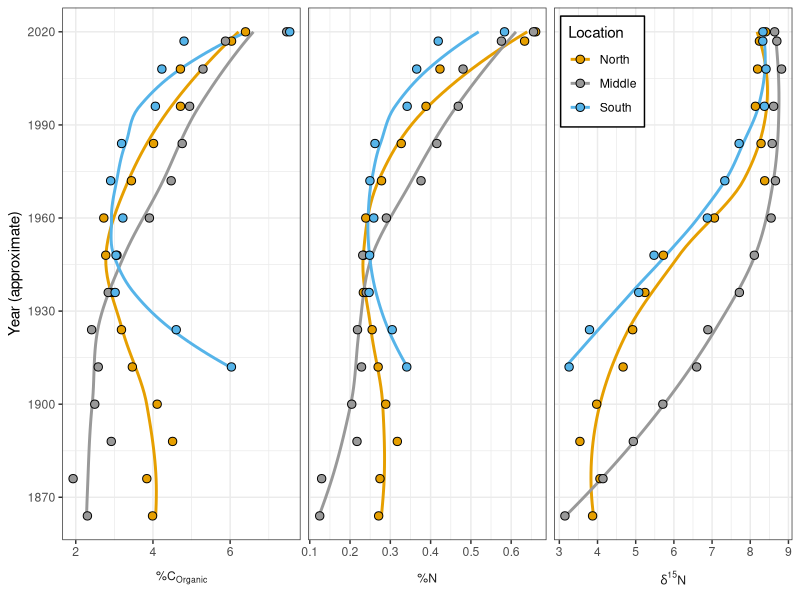
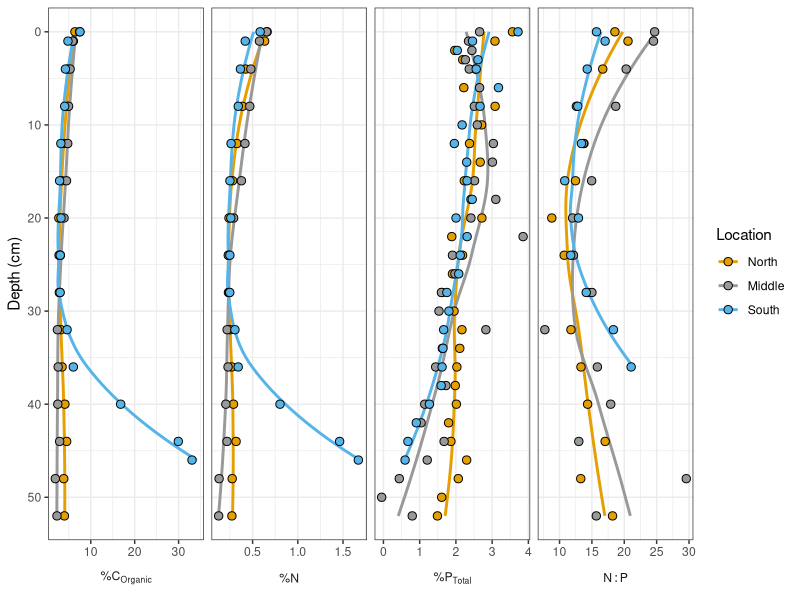
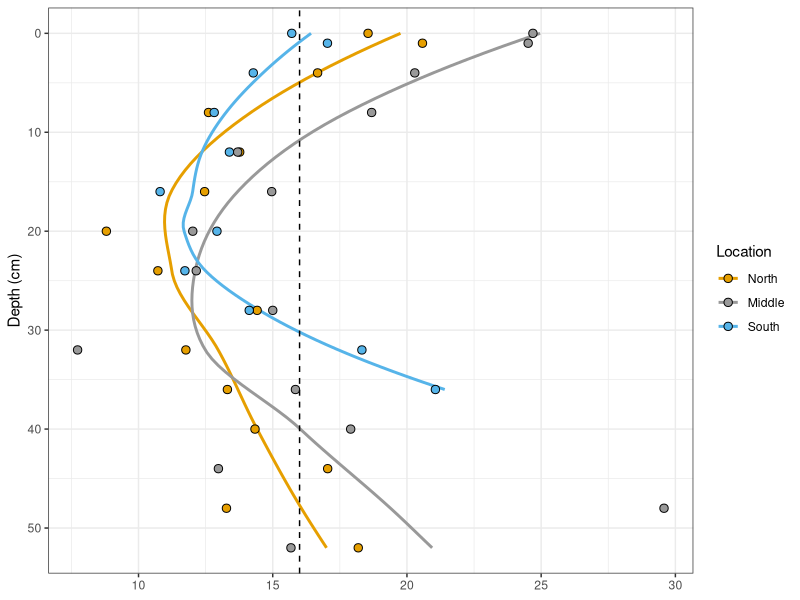
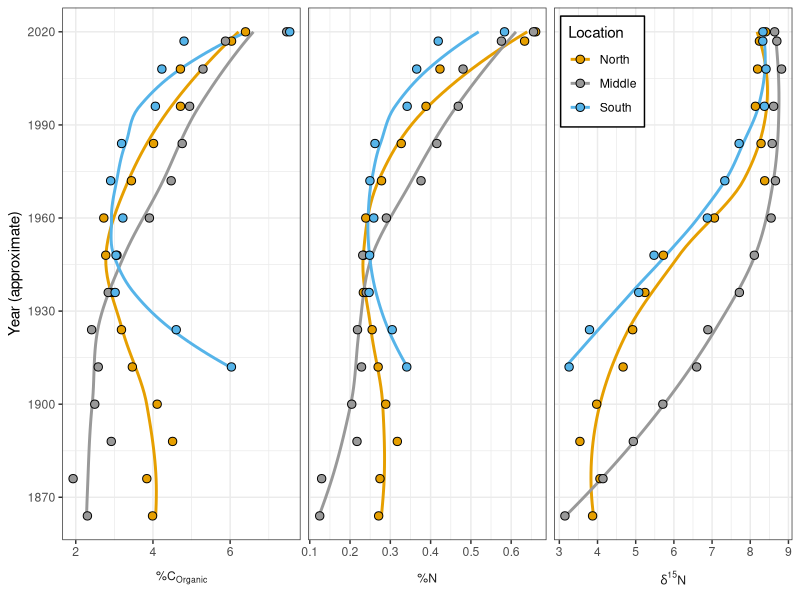
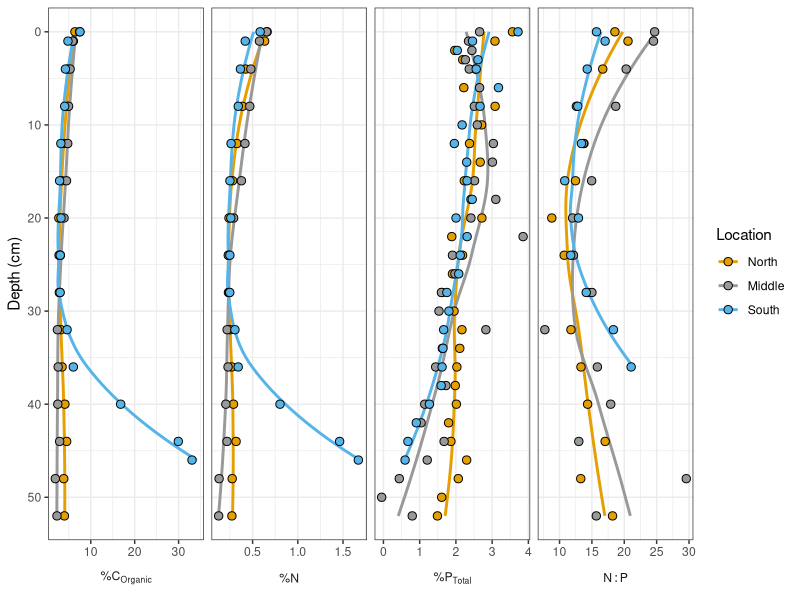
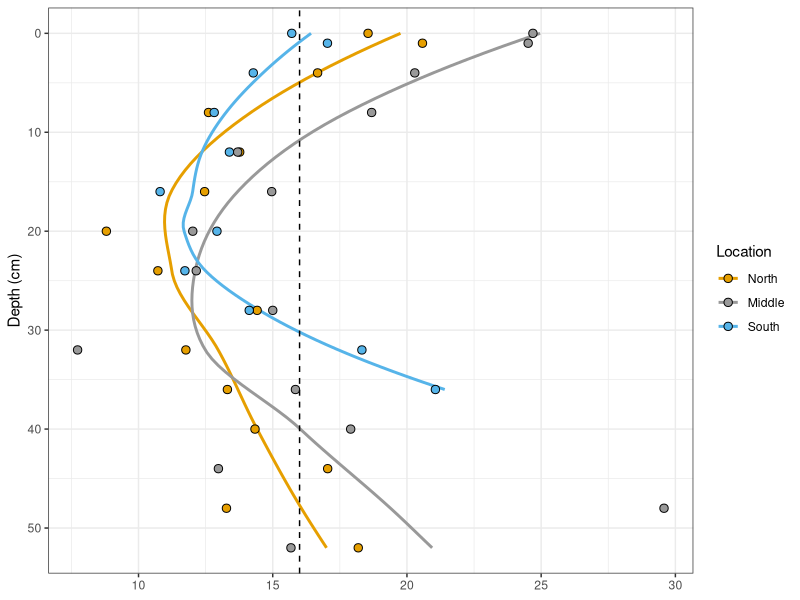

Source code (R) for these figures, in order:
## ---- chunk 1
knitr::opts_chunk$set(warning = FALSE, message = FALSE)
## ---- chunk 2
#load libraries
library(readxl)
library(tidyverse)

#import data
all_isotopes <- read_excel("data/isotopes_tidy.xlsx")

colnames(all_isotopes) <- c("Core","Location","Depth","Water","Bulk","Grainsize","d15N","%N","d13C.total","d13C.inorg","%C.total","%C.organic","%C.inorg","% inorg","C-N", '%P.total','N:P')

## ---- chunk 3
theme_set(theme_bw())

subset <- all_isotopes[c("Location","Depth",'%N',"d15N", "%C.organic")]

subset <- subset(subset,subset$`%C.organic`<10)

subset <- pivot_longer(subset,cols=3:ncol(subset))

subset$name <- factor(
  subset$name,
  labels=c(
    bquote('%'*C[Organic]),
    bquote('%'*N),
    bquote(delta^15*N)
    )
  )

subset$Location <- factor(
  subset$Location,
  levels=c('North','Middle','South')
  )

ggplot(subset, aes(x=Depth, y=value, group=Location))+
  geom_smooth(aes(color=Location), alpha=0.5, se=FALSE)+
  geom_point(shape=21, size=2.5, aes(fill=Location))+
  coord_flip()+
  scale_x_reverse(labels=function(x)2020-(x*3))+
  facet_wrap(~name,
             nrow=1,
             scales="free_x",
             strip.position = "bottom",
             labeller = label_parsed
             )+
  ylab(NULL) +
  theme(
    strip.background = element_blank(),
    strip.placement = "outside",
    legend.position = c(0.74, 0.88),
    legend.background = element_rect(fill="white",
                                  linetype="solid", 
                                  colour ="black")
    )+
  xlab("Year (approximate)")+
  scale_color_manual(
    values=c(
      "#E69F00", "#999999", "#56B4E9"
      )
  )+
  scale_fill_manual(
    values=c(
      "#E69F00", "#999999", "#56B4E9"
      )
  )

ggsave("figures/isotopes_2.1.png",width=9, height=6)

## ---- chunk 4

subset <- all_isotopes[c("Location","Depth",'%N', "%C.organic",'%P.total','N:P')]

#subset <- subset(subset,subset$`%C.organic`<10)

subset <- pivot_longer(subset,cols=3:ncol(subset))

subset$name <- factor(
  subset$name,
  labels=c(
    bquote('%'*C[Organic]),
    bquote('%'*N),
    bquote('%'*P[Total]),
    bquote('N:P')
    )
  )

subset$Location <- factor(
  subset$Location,
  levels=c('North','Middle','South')
  )

ggplot(subset, aes(x=Depth, y=value, group=Location))+
  geom_smooth(aes(color=Location), alpha=0.5, se=FALSE)+
  geom_point(shape=21, size=2.5, aes(fill=Location))+
  coord_flip()+
  scale_x_reverse()+
  facet_wrap(~name,
             nrow=1,
             scales="free_x",
             strip.position = "bottom",
             labeller = label_parsed
             )+
  ylab(NULL) +
  theme(
    strip.background = element_blank(),
    strip.placement = "outside")+
  xlab("Depth (cm)")+
  scale_color_manual(
    values=c(
      "#E69F00", "#999999", "#56B4E9"
      )
  )+
  scale_fill_manual(
    values=c(
      "#E69F00", "#999999", "#56B4E9"
      )
  )

ggsave("figures/elemental_composition.png",width=12, height=6)

## ---- chunk 5

subset <- all_isotopes[c("Location","Depth",'N:P')]

subset$Location <- factor(
  subset$Location,
  levels=c('North','Middle','South')
  )

ggplot(subset, aes(x=Depth, y=`N:P`, group=Location))+
  geom_smooth(aes(color=Location), alpha=0.5, se=FALSE)+
  geom_point(shape=21, size=2.5, aes(fill=Location))+
  coord_flip()+
  scale_x_reverse()+
  ylab(NULL) +
  theme(
    strip.background = element_blank(),
    strip.placement = "outside")+
  xlab("Depth (cm)")+
  scale_color_manual(
    values=c(
      "#E69F00", "#999999", "#56B4E9"
      )
  )+
  scale_fill_manual(
    values=c(
      "#E69F00", "#999999", "#56B4E9"
      )
  )+
  geom_hline(yintercept=16,linetype="dashed")

ggsave("figures/NP_Ratio.png",width=6, height=6)


